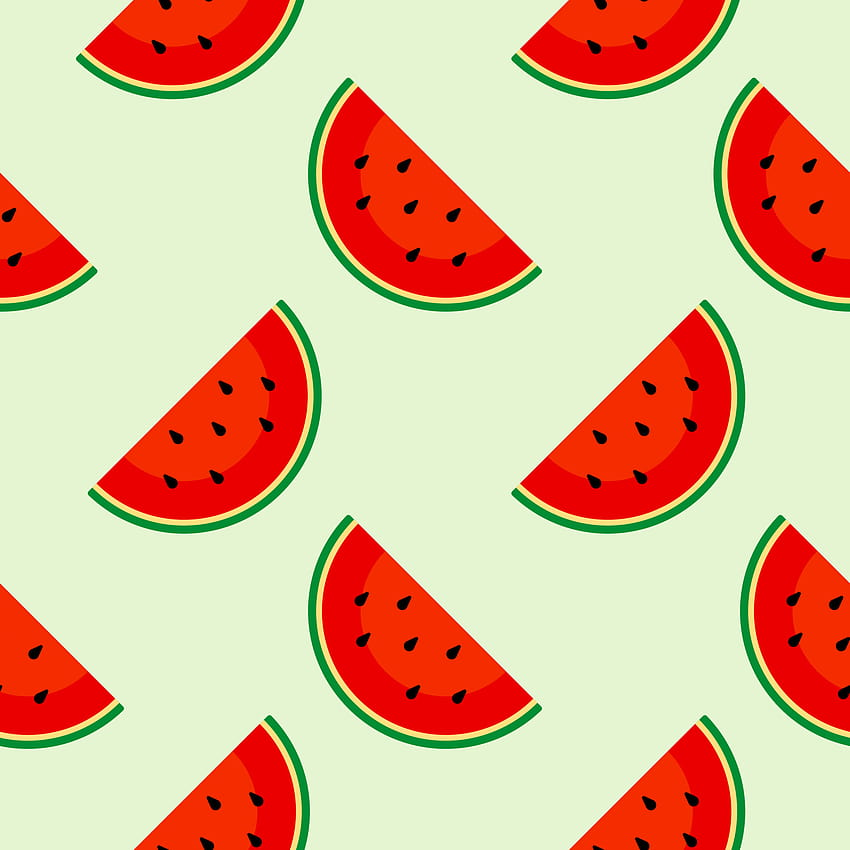
#> input picture assets/images/4.jpg, 850 x 850 px, found by its file name
$ python canny.py
#> lines starting #> are read from the running program, lines starting #| are printed output that depends on the picture
### library/objects/image/image.py
import cv2
from copy import deepcopy


class Image:
    def __init__(self, image_path: str = None):
        self.__image = None
        self._image_path = image_path
        self.__width = None
        self.__height = None
        self.__channels = None
        self.__original = None

    def read_path(self, image_path: str):
        self._image_path = image_path
        self.__image = cv2.imread(image_path)
        if self.__original is None:
            print("Set original")
            self.set_original(self.__image)
        else:
            print("Original is.")
        self.shape()
        return self

    def set(self, image: cv2.Mat):
        self.__image = deepcopy(image)
        if self.__original is None:
            print("Set original")
            self.set_original(self.__image)
        else:
            print("Original Is.")
        return self

    def set_original(self, img: cv2.Mat):
        print("Set Original")
        self.__original = deepcopy(img)
#> img is the input picture: shape (850, 850, 3); mean B, G, R 145.9, 180.6, 221.4
        return self

    def shape(self):
        if len(self.__image.shape) == 2:
            self.__channels = 1
        else:
            self.__height, self.__width, self.__channels = self.__image.shape
        return self

    def get(self):
        return self.__image

    def get_original(self):
        return deepcopy(self.__original)

    def get_path(self):
        return self._image_path

    def get_width(self):
        return self.__width

    def get_height(self):
        return self.__height

    def get_channels(self):
        return self.__channels

    def show(self, title: str = "Image"):
        if title == "original":
            cv2.imshow(title, self.__original)
        else:
            cv2.imshow(title, self.__image)
        return self

    def wait_key(self, delay: int = 0, key: int = ord('q')):
#> called with delay = 0, key = 113
        if cv2.waitKey(delay) == key:
#> (key q is pressed here)
#> call 2 of show, with title = 'Original Gray'
#> in show (call 2), `cv2.imshow(title, self.__image)`:
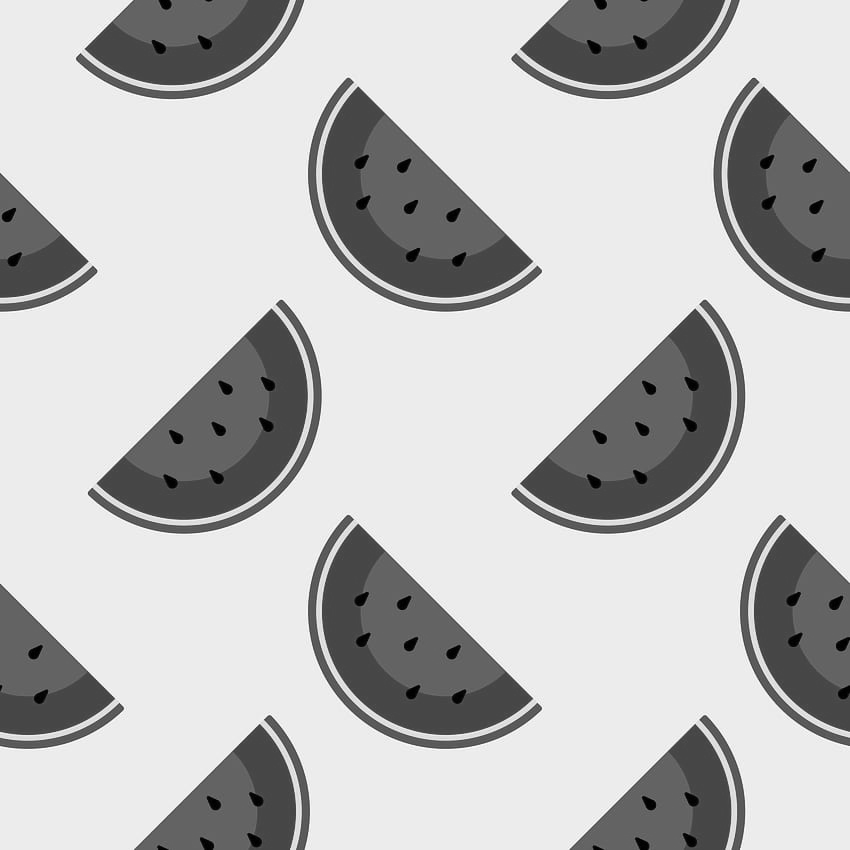
#> window 'Original Gray': shape (850, 850); min 0, max 254, mean 188.8
#> (key Esc is pressed here)
            return key


# [7 lines that do not run on import are left out]

### library/objects/color/color.py
from library.objects.image.image import Image
import cv2


class Color:
    def __init__(self, img: Image):
        self.__image = img

    def to_gray(self):
        self.__image.set(
            cv2.cvtColor(
                self.__image.get(),
                cv2.COLOR_BGR2GRAY
            )
        )
        return self

    # [17 lines left out: functions to_hsv, to_rgb, to_hls, not called in this run]


# [11 lines that do not run on import are left out]

### library/objects/canny/canny.py
from library.objects.image.image import Image
from library.objects.color.color import Color
import cv2


class Canny:
    def __init__(self, image: Image):
        self.__image = image

    def canny(self, min_threshold: int, max_threshold: int):
        self.__image.set(cv2.Canny(self.__image.get(), min_threshold, max_threshold))
        return self


if __name__ == '__main__':
    image = Image()
    image.read_path(r"C:\Users\bekta\PycharmProjects\OOB\assets\images\4.jpg")
    image.show("Original").wait_key(0)
    color = Color(image)
    color.to_gray()

    image.show("Original Gray").wait_key(0)
    canny_detector = Canny(image)
    canny_detector.canny(85, 150)
    image.show("**").wait_key(0)
#> call 3 of show, with title = '**'
#> in show (call 3), `cv2.imshow(title, self.__image)`:
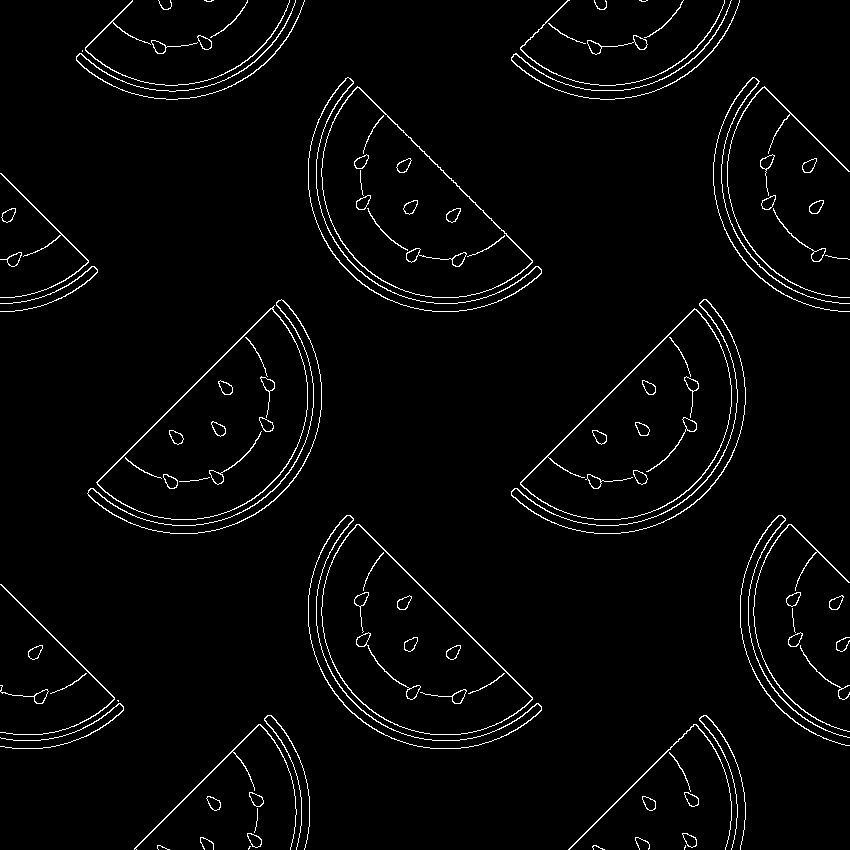
#> window '**': shape (850, 850); 2.6% white in thin lines or dots

$ run again, with assets/images/1.jpg copied over assets/images/4.jpg
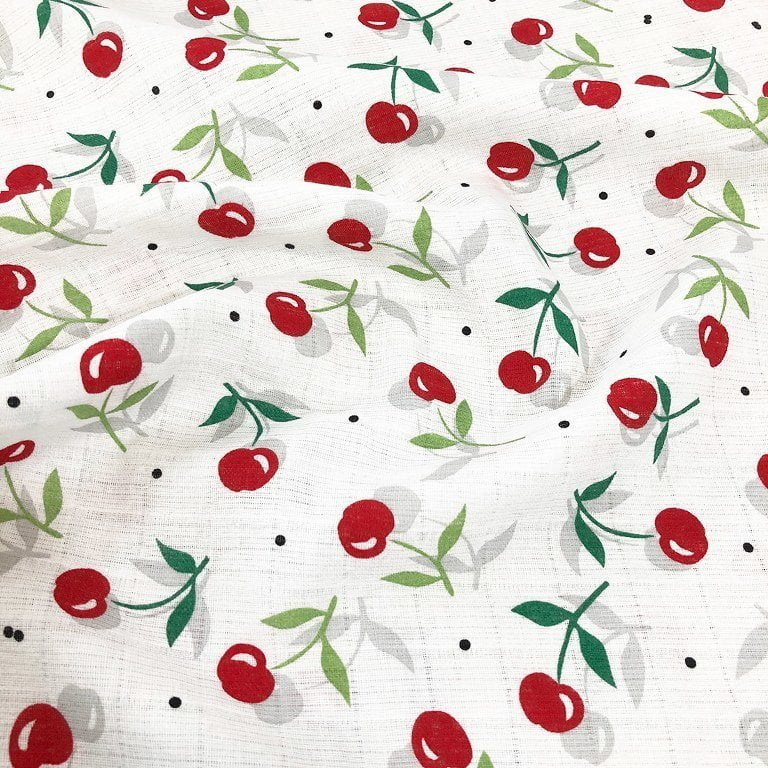
#> input picture assets/images/1.jpg, 768 x 768 px, found by its file name
#> in set_original, img is the input picture: shape (768, 768, 3); mean B, G, R 207.7, 212.1, 221.7
#> in show (call 2), `cv2.imshow(title, self.__image)`:
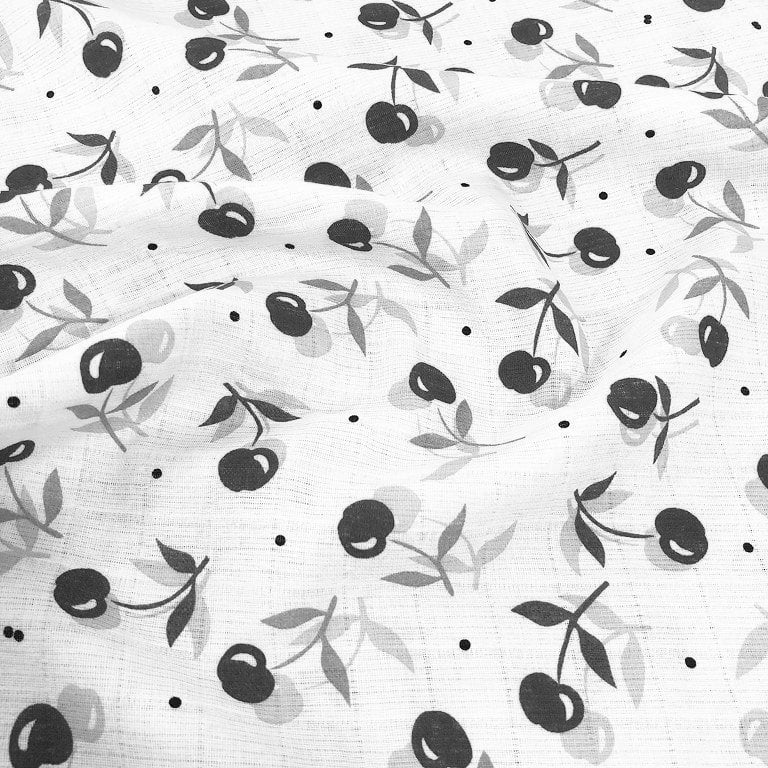
#> window 'Original Gray': shape (768, 768); min 0, max 255, mean 214.5
#> in show (call 3), `cv2.imshow(title, self.__image)`:
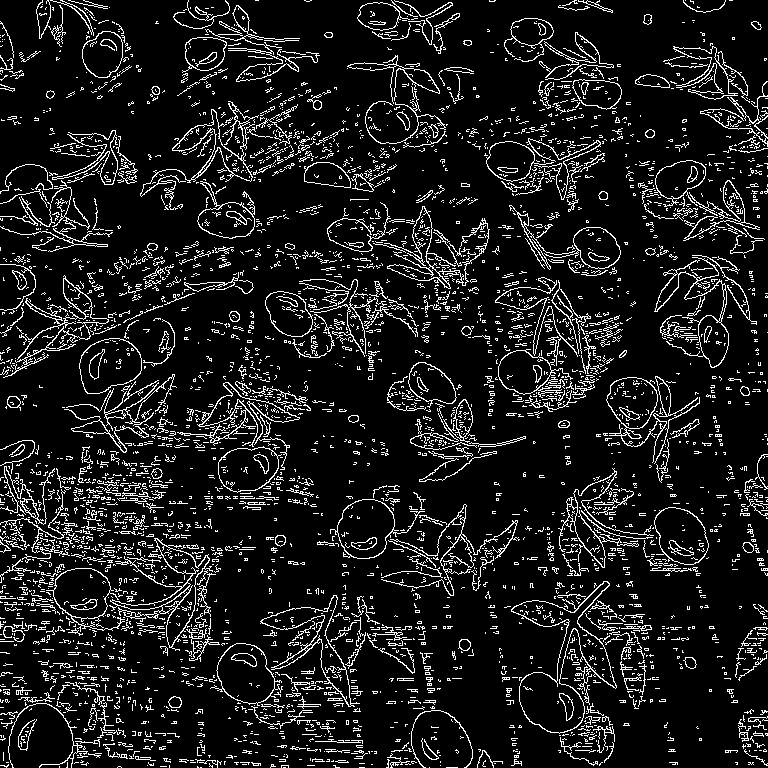
#> window '**': shape (768, 768); 10.8% white in thin lines or dots

$ run again, with assets/images/7.jpg copied over assets/images/4.jpg
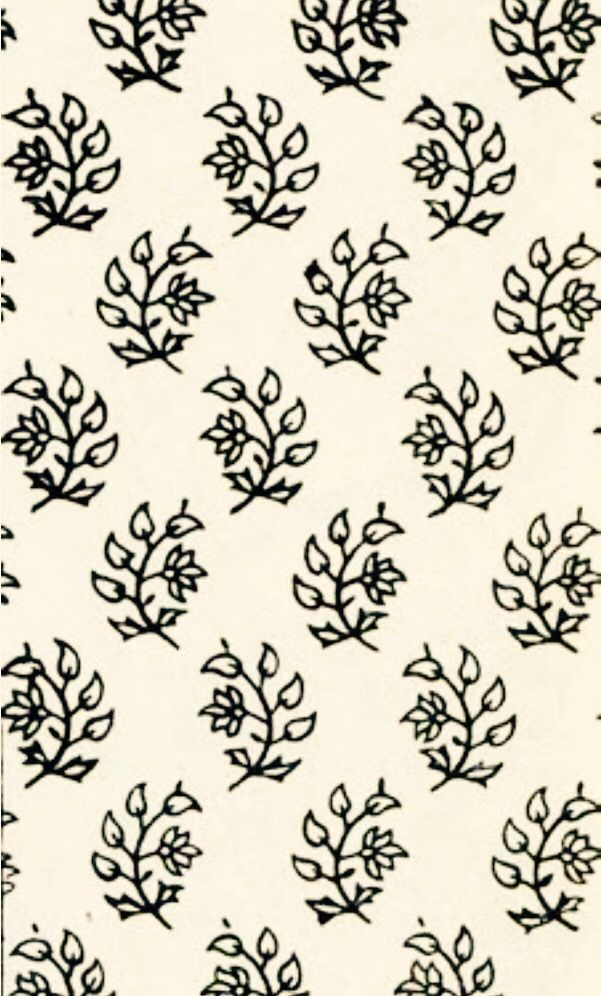
#> input picture assets/images/7.jpg, 601 x 996 px, found by its file name
#> in set_original, img is the input picture: shape (996, 601, 3); mean B, G, R 187, 204.2, 209
#> in show (call 3), `cv2.imshow(title, self.__image)`:
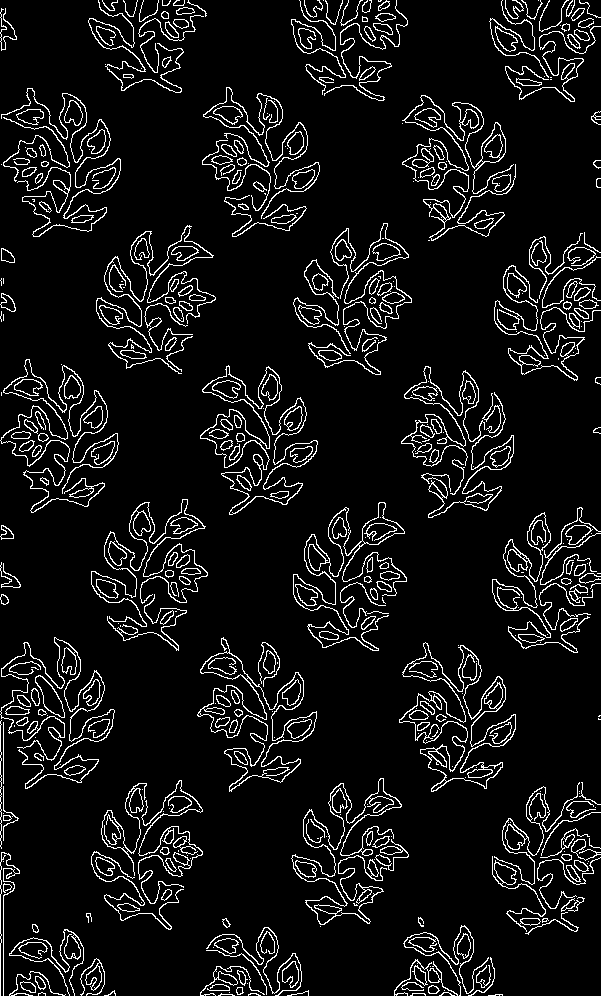
#> window '**': shape (996, 601); 7.8% white in thin lines or dots
